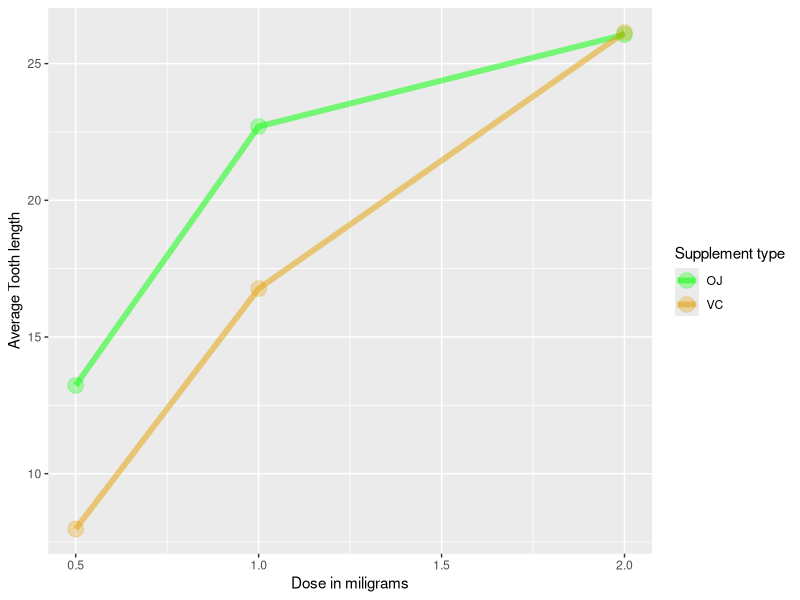

Reproduce this figure in R. (Note: this script raises an error after producing the figure.)
## ---- chunk 1
knitr::opts_chunk$set(echo = TRUE)
## ---- chunk 2
library(datasets)
data("ToothGrowth")
head(ToothGrowth)
dim(ToothGrowth)
str(ToothGrowth)
## ---- chunk 3
summary(ToothGrowth)
table(ToothGrowth$supp, ToothGrowth$dose)
## ---- chunk 4
library(ggplot2)
library(plyr)
agg <- aggregate(len ~ dose + supp, ToothGrowth, mean)
ggplot(agg, aes(x=dose, y=len, colour = supp)) +
    geom_line(size=2, alpha=.5) + geom_point(size=5, alpha=.3) +
    xlab("Dose in miligrams") + ylab("Average Tooth length") +
    guides(colour=guide_legend(title="Supplement type")) +
    scale_color_manual(values = c("green", "#E69F01"))
## ---- chunk 5
ddply(ToothGrowth, dose ~ supp,function(x) 
      c(mean=mean(x$len), sd=sd(x$len),
        conf.int=t.test(x$len)$conf.int))
## ---- chunk 6
t.test(len ~ dose, paired=FALSE, var.equal=TRUE,
       data=subset(ToothGrowth, dose %in% c(1.0,2.0) & supp == 'OJ'))
## ---- chunk 7
hp <- t.test(len ~ dose, paired=FALSE, var.equal=TRUE,
       data=subset(ToothGrowth, dose %in% c(1.0,2.0) & supp == 'OJ'))
t <- hp$statistic
p <- hp$parameter
q <- qt(.025, p)
## ---- chunk 8
t.test(len ~ supp, paired=FALSE, var.equal=FALSE,
       data=subset(ToothGrowth, dose == 2.0))
